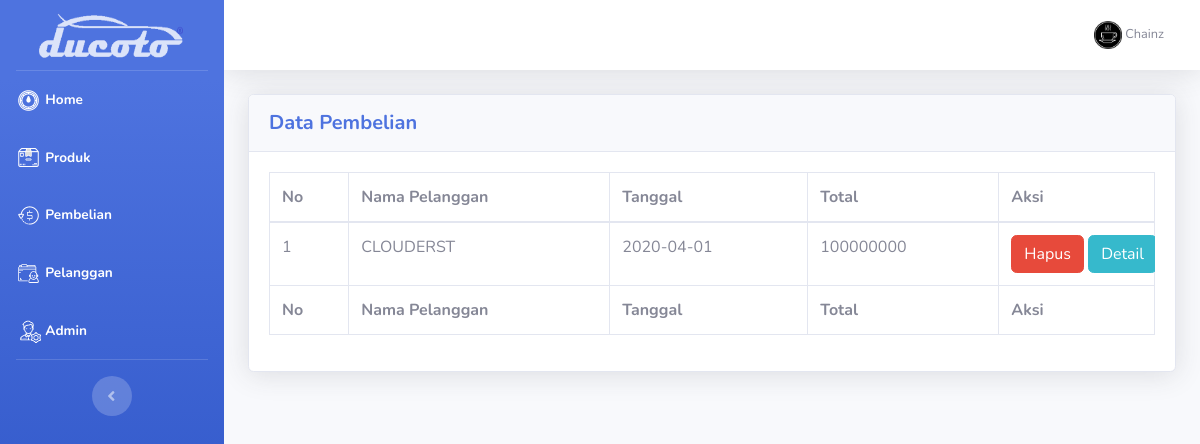
Page /admin/index.php?halaman=pembelian (signed in) on the committed database.
### tables this page shows
CREATE TABLE `pembelian` (
  `id_pembelian` int(11) NOT NULL,
  `id_pelanggan` int(11) NOT NULL,
  `tanggal_pembelian` date NOT NULL,
  `total_pembelian` varchar(100) NOT NULL
);

CREATE TABLE `pelanggan` (
  `id_pelanggan` int(11) NOT NULL,
  `email_pelanggan` varchar(100) NOT NULL,
  `password_pelanggan` varchar(50) NOT NULL,
  `nama_pelanggan` varchar(100) NOT NULL,
  `telepon_pelanggan` varchar(25) NOT NULL
);

### admin/pembelian.php (the view, shortened to what this page needs)
<div class="card shadow mb-4">
    <div class="card-header py-3">
      <h5 class="m-0 font-weight-bold text-primary">Data Pembelian</h5>
    </div>
    <div class="card-body">
      <div class="table-responsive">
        <table class="table table-bordered" id="dataTable" width="100%" cellspacing="0">
          <thead>
            <tr>
                <th>No</th>
                <th>Nama Pelanggan</th>
                <th>Tanggal</th>
                <th>Total</th>
                <th>Aksi</th>
            </tr>
          </thead>
          <tbody>
            <?php $nomor=1; ?>
            <?php $ambil=$koneksi->query("SELECT * FROM pembelian JOIN pelanggan ON pembelian.id_pelanggan=pelanggan
                .id_pelanggan"); ?>
            <?php while($pecah = $ambil->fetch_assoc()){ ?>
            <tr>
                <td><?php echo $nomor; ?></td>
                <td><?php echo $pecah['nama_pelanggan']; ?></td>
                <td><?php echo $pecah['tanggal_pembelian']; ?></td>
                <td><?php echo $pecah['total_pembelian']; ?></td>
                <td>
                    <a href="index.php?halaman=hapuspembelian&id=<?php echo $pecah['id_pembelian']; ?>"
                    class="btn-danger btn">Hapus</a>
                    <a href="index.php?halaman=detailpembelian&id=<?php echo $pecah['id_pembelian']; ?>"
                    class="btn-info btn" style="margin-right:-80px;">Detail</a>
                </td>
            </tr>
            <?php $nomor++; ?>
            <?php } ?>
          </body>
          <tfoot>
            <tr>
                <th>No</th>
                <th>Nama Pelanggan</th>
                <th>Tanggal</th>
                <th>Total</th>
                <th>Aksi</th>
            </tr>
          </tfoot>

### rows in the picture
pembelian: id_pelanggan.nama_pelanggan "CLOUDERST", tanggal_pembelian "2020-04-01", total_pembelian "100000000"

### other values in the picture
$_SESSION["admin"]['nama_lengkap'] "Chainz"
